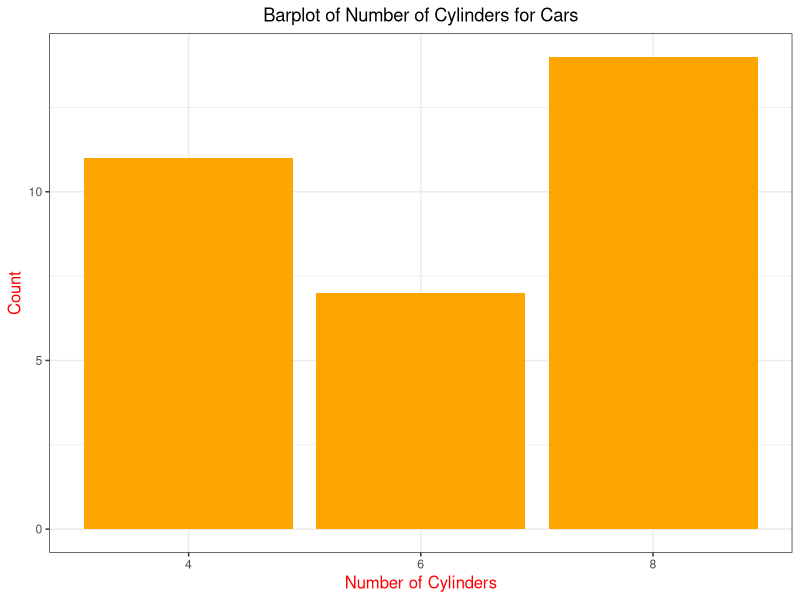
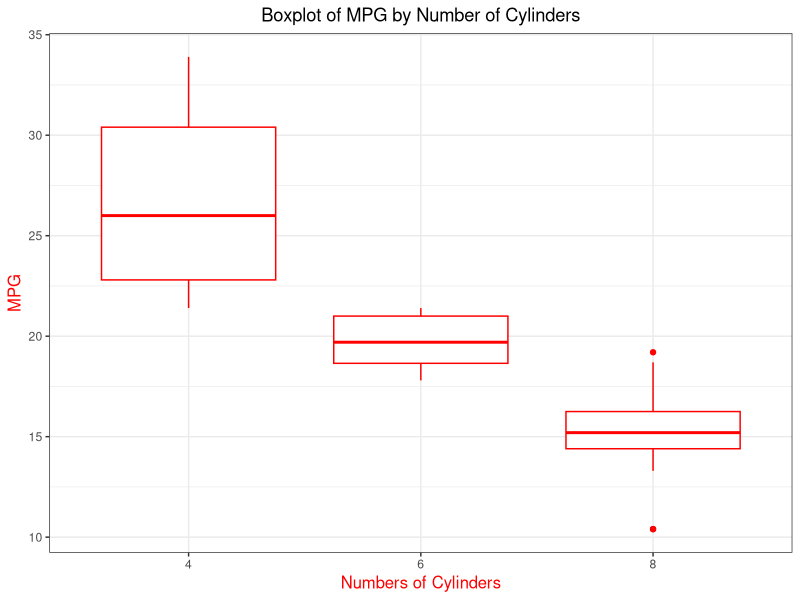
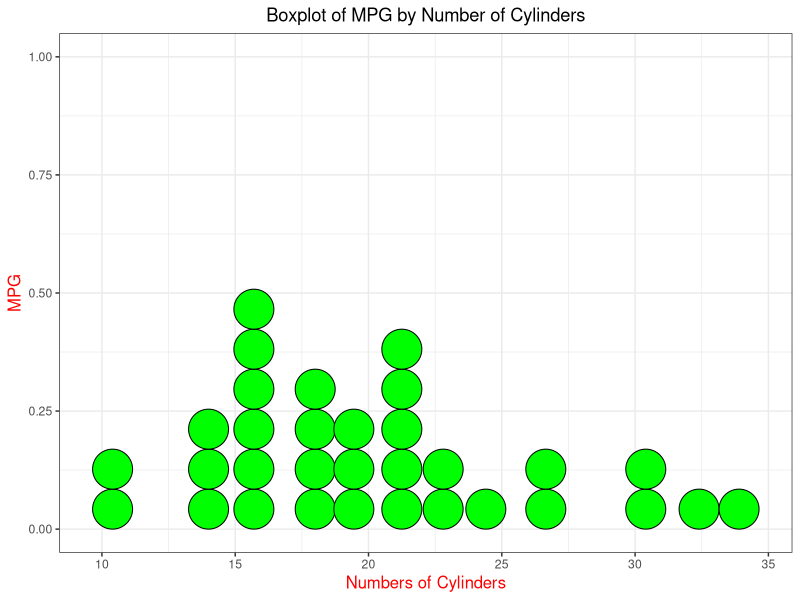
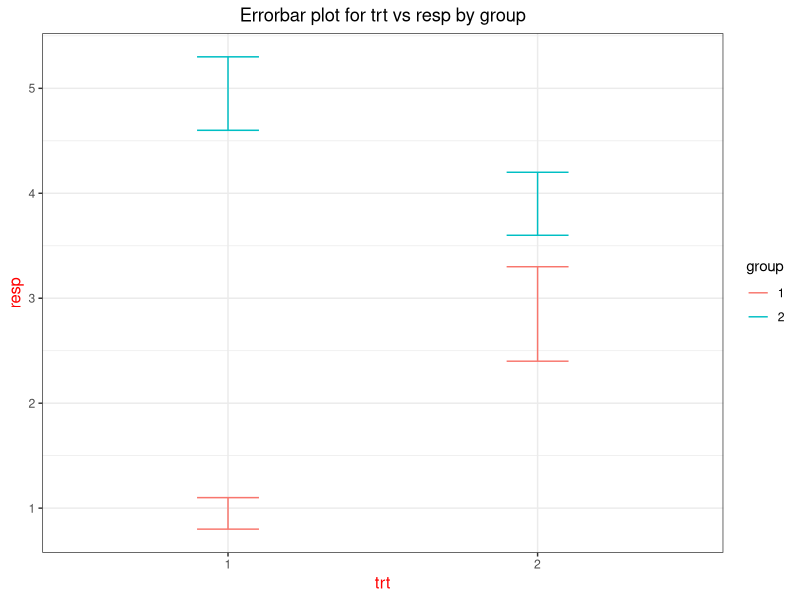
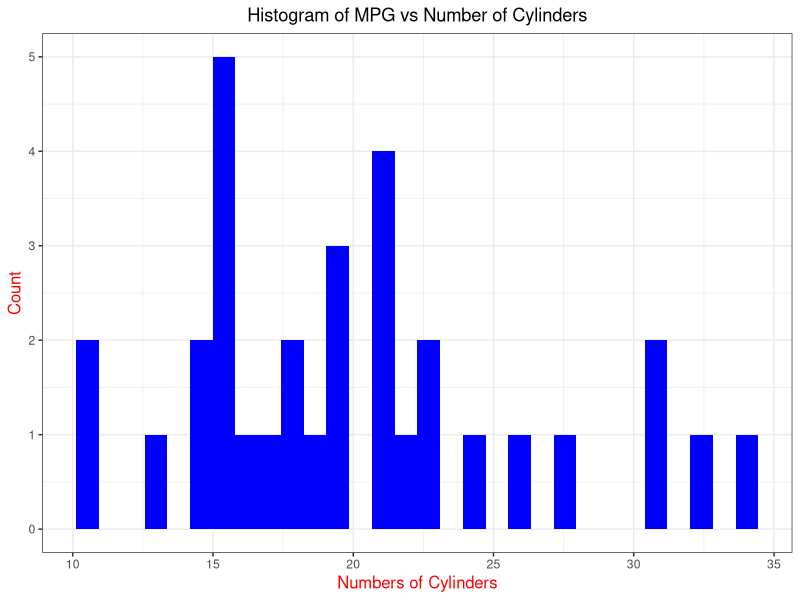
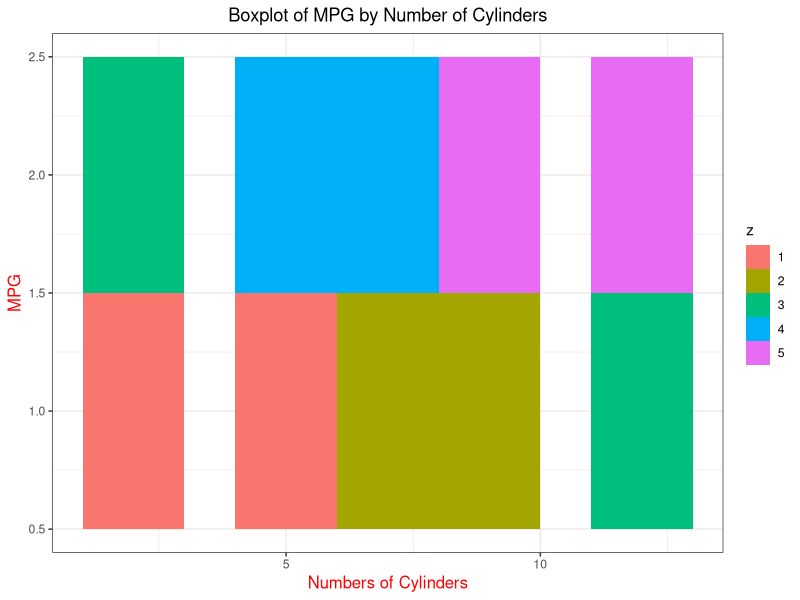
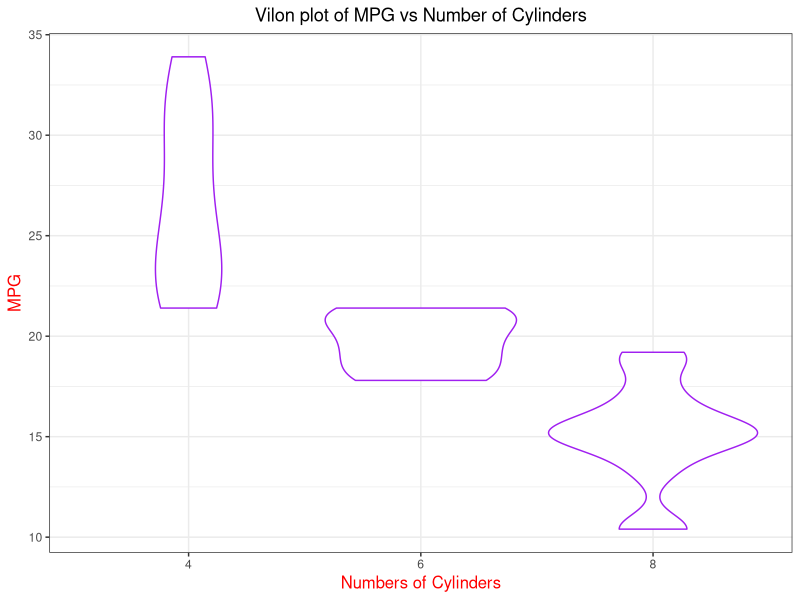

Write R code to recreate these figures, in order.
## ---- chunk 1
knitr::opts_chunk$set(echo = TRUE)
## ---- chunk 2
library(tidyverse)
library(hexbin)

mtcars %>% 
  mutate(cyl = as.factor(cyl))
## ---- chunk 3
ggplot(mtcars, aes(factor(cyl))) + 
  geom_bar(fill = "orange")  + 
  labs(title= "Barplot of Number of Cylinders for Cars", x = "Number of Cylinders", y="Count") +
#The following two lines center the title
  theme_bw() + 
  theme(plot.title = element_text(hjust = 0.5), axis.title = element_text(family = "sans", face = "plain", color = "red", size = 12))
## ---- chunk 4
ggplot(mtcars, aes(factor(cyl), mpg)) + 
  geom_boxplot(color = "red") +
  labs(title= "Boxplot of MPG by Number of Cylinders", x = "Numbers of Cylinders", y="MPG") +
#The following two lines center the title
  theme_bw() +
  theme(plot.title = element_text(hjust = 0.5), axis.title = element_text(family = "sans", face = "plain", color = "red", size = 12))
## ---- chunk 5
ggplot(mtcars, aes(x = mpg)) +
  geom_dotplot(binwidth = 1.5, fill = "green") +
  labs(title= "Boxplot of MPG by Number of Cylinders", x = "Numbers of Cylinders", y="MPG") +
#The following two lines center the title
  theme_bw() +
  theme(plot.title = element_text(hjust = 0.5), axis.title = element_text(family = "sans", face = "plain", color = "red", size = 12))
## ---- chunk 6
df <- data.frame(
  trt = factor(c(1, 1, 2, 2)),
  resp = c(1, 5, 3, 4),
  group = factor(c(1, 2, 1, 2)),
  upper = c(1.1, 5.3, 3.3, 4.2),
  lower = c(0.8, 4.6, 2.4, 3.6)
)
ggplot(df, aes(trt, resp)) + 
  geom_errorbar(aes(ymin = lower, ymax = upper, color = group), width = 0.2) +
  labs(title = "Errorbar plot for trt vs resp by group") +   
  theme_bw() + 
  theme(plot.title = element_text(hjust = 0.5), axis.title = element_text(family = "sans", face = "plain", color = "red", size = 12))
## ---- chunk 7
ggplot(mtcars, aes(x=mpg)) +
  geom_histogram(fill = "blue") +
  labs(title= "Histogram of MPG vs Number of Cylinders", x = "Numbers of Cylinders", y="Count") +
#The following two lines center the title
  theme_bw() +
  theme(plot.title = element_text(hjust = 0.5), axis.title = element_text(family = "sans", face = "plain", color = "red", size = 12))
## ---- chunk 8
df <- data.frame(
  x = rep(c(2, 5, 7, 9, 12), 2),
  y = rep(c(1, 2), each = 5),
  z = factor(rep(1:5, each = 2)),
  w = rep(diff(c(0, 4, 6, 8, 10, 14)), 2)
)
ggplot(df, aes(x, y)) +
  geom_tile(aes(fill = z)) +
  labs(title= "Boxplot of MPG by Number of Cylinders", x = "Numbers of Cylinders", y="MPG") +
#The following two lines center the title
  theme_bw() +
  theme(plot.title = element_text(hjust = 0.5), axis.title = element_text(family = "sans", face = "plain", color = "red", size = 12))
## ---- chunk 9
ggplot(mtcars, aes(factor(cyl), mpg)) +
  geom_violin(color = "purple") +
  labs(title= "Vilon plot of MPG vs Number of Cylinders", x = "Numbers of Cylinders", y="MPG") +
#The following two lines center the title
#If you just use axis.title, it should make changes to both the x and y axes
  theme_bw() +
  theme(plot.title = element_text(hjust = 0.5), axis.title = element_text(family = "sans", face = "plain", color = "red", size = 12))
